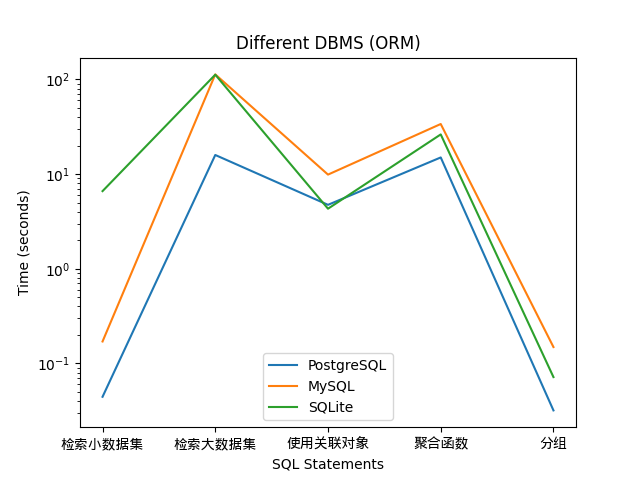

This chart was generated by the following Python code:
import matplotlib.pyplot as plt
from matplotlib.font_manager import FontProperties
import numpy as np


zh_font = FontProperties(fname='/usr/share/fonts/wenquanyi/wqy-microhei/wqy-microhei.ttc')

xticks = ('检索小数据集', '检索大数据集', '使用关联对象', '聚合函数', '分组')
x = tuple(range(len(xticks)))
postgresql = (0.044339208999872426, 15.918189195999958, 4.733379002999982, 14.992970761999914, 0.0318434159999014)
mysql = (0.1703436640000291, 113.09160094000072, 9.877226518000498, 33.828511658000025, 0.14873496900054306)
sqlite = (6.609056770000279, 112.32629575900046, 4.307508287999553, 26.25732971999969, 0.07163010500062228)

plt.semilogy(x, postgresql)
plt.semilogy(x, mysql)
plt.semilogy(x, sqlite)

plt.title('Different DBMS (ORM)')
plt.legend(('PostgreSQL', 'MySQL', 'SQLite'))
plt.xticks(x, xticks, fontproperties=zh_font)
plt.xlabel('SQL Statements')
plt.ylabel('Time (seconds)')
plt.savefig(__file__.replace('.py', '.png'))
